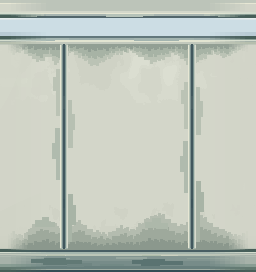
#> input picture docs/art/experiments/room1_wall_age_r4/source/aseprite_visible_readback.png, 256 x 272 px, given in place of wall_sample.png, which was not available
$ python build_age.py
#> lines starting #> are read from the running program, lines starting #| are printed output that depends on the picture; after the words box and inside, x2 and y2 are one past the last pixel; in counts of white or black regions, pixels touching at a corner belong together; pictures that were not available may be replaced by others from this repository, and a replacement may not be noted
"""Authored edge-connected pixel aging, calibrated between r3 and the reference."""
from pathlib import Path
from PIL import Image,ImageDraw
import numpy as np,json,hashlib
ROOT=Path(__file__).resolve().parents[1];PROJECT=ROOT.parents[3]
for folder in ['source/layers','editable','evidence','survey']:(ROOT/folder).mkdir(parents=True,exist_ok=True)
OUT=PROJECT/'assets/art/room1_wall_age_r4';OUT.mkdir(parents=True,exist_ok=True)
base=Image.open(PROJECT/'assets/art/room1_wall_joints_r3/wall_sample.png').convert('RGBA')
assert base.size==(256,272)

def canvas():return Image.new('RGBA',base.size,(0,0,0,0))
def stepped_band(draw,anchor,profile,color,up=False,scale=1.0):
    points=[(0,anchor),(255,anchor)]
    contour=[]
    # Broad authored masses carry a finer 1-2px boundary rhythm, rather than
    # turning every control point into a huge rectangular staircase.
    rhythm=[0,-1,1,0,2,-1,0,1,-2,0,1,-1,0,2,0,-1,1,0,-2,1,0]
    section=0
    for i,x in enumerate(list(range(0,255,2))+[255]):
        while section+1<len(profile)-1 and profile[section+1][0]<x:section+=1
        x0,h0=profile[section];x1,h1=profile[min(section+1,len(profile)-1)]
        t=(x-x0)/max(1,x1-x0)
        depth=(h0*(1-t)+h1*t)*scale
        y=anchor+(-1 if up else 1)*max(1,round(depth+rhythm[(i+round(scale*7))%len(rhythm)]))
        if contour:contour.append((x,contour[-1][1]))
        contour.append((x,y))
    draw.polygon(points+list(reversed(contour)),fill=color)

# Distinct, hand-set connected contours. No random dots or copied reference pixels.
top_profile=[(0,5),(12,8),(21,6),(30,12),(39,17),(48,11),(55,19),(69,7),
 (80,12),(91,21),(103,16),(114,9),(129,6),(141,12),(150,18),(161,14),
 (173,8),(181,13),(188,22),(199,15),(212,8),(224,12),(239,5),(255,4)]
foot_profile=[(0,12),(10,16),(22,13),(31,23),(43,30),(54,24),(65,19),(77,28),
 (91,18),(106,15),(119,22),(133,19),(146,31),(158,35),(168,29),(179,22),
 (188,27),(199,34),(209,25),(223,18),(236,13),(248,16),(255,11)]
top=canvas();d=ImageDraw.Draw(top)
#> after `top = canvas()`: top: PIL image 256x272 RGBA; every value is 0
stepped_band(d,44,top_profile,'#BBC3B5')
stepped_band(d,44,top_profile,'#A7B3A5',scale=.65)
stepped_band(d,44,top_profile,'#929F94',scale=.25)
foot=canvas();d=ImageDraw.Draw(foot)
stepped_band(d,249,foot_profile,'#B4BCAF',up=True)
stepped_band(d,249,foot_profile,'#9EA99C',up=True,scale=.65)
stepped_band(d,249,foot_profile,'#8B988D',up=True,scale=.27)
# Softer, connected relief at the shoulders of accumulation; never isolated stains.
d.polygon([(35,226),(35,220),(42,220),(42,217),(48,217),(48,222),(54,222),(54,226)],fill='#ADB8AA')
d.polygon([(145,227),(145,222),(152,222),(152,218),(160,218),(160,223),(167,223),(167,229)],fill='#ADB8AA')

film=canvas();d=ImageDraw.Draw(film)
for x,shift in [(64,0),(192,13)]:
    # Dust/old seal-film spreads beside the seam; the approved seam itself stays exact.
    d.polygon([(x-5,69+shift),(x-8,69+shift),(x-8,77+shift),(x-11,77+shift),
      (x-11,90+shift),(x-8,90+shift),(x-8,115+shift),(x-5,115+shift)],fill='#BBC3B5')
    d.polygon([(x-5,128+shift),(x-9,128+shift),(x-9,143+shift),(x-12,143+shift),
      (x-12,158+shift),(x-8,158+shift),(x-8,179+shift),(x-5,179+shift)],fill='#B0BBAE')
    d.polygon([(x+4,100-shift),(x+7,100-shift),(x+7,114-shift),(x+10,114-shift),
      (x+10,129-shift),(x+8,129-shift),(x+8,147-shift),(x+4,147-shift)],fill='#B7C0B2')
    d.polygon([(x+4,194-shift),(x+8,194-shift),(x+8,205-shift),(x+11,205-shift),
      (x+11,224-shift),(x+7,224-shift),(x+7,241),(x+4,241)],fill='#A8B4A6')
metal=canvas();d=ImageDraw.Draw(metal)
d.polygon([(31,259),(44,259),(44,258),(65,258),(65,260),(81,260),(81,263),
 (66,263),(66,264),(43,264),(43,262),(31,262)],fill='#617975')
d.polygon([(132,260),(143,260),(143,259),(164,259),(164,261),(182,261),
 (182,264),(159,264),(159,265),(141,265),(141,263),(132,263)],fill='#5A7371')
d.line((47,255,64,255),fill='#B6C1AF');d.line((142,255,160,255),fill='#AFBDAA')

layers=[('upper_recess_deposit',top),('lower_wall_accumulation',foot),
        ('joint_edge_old_film',film),('metal_old_contact',metal)]
protected=np.zeros((272,256),bool);protected[18:36,:]=True
for x in [64,192]:protected[44:249,x-4:x+4]=True
result=base
for name,layer in layers:
    a=np.asarray(layer).copy()
    # Return to the inherited prototype at its ends, without rectangular patch cuts.
    for x in range(256):
        t=min(1,max(0,(min(x,255-x)-6)/22))
        a[:,x,3]=(a[:,x,3].astype(float)*(round(t*8)/8)).astype('uint8')
    a[protected,3]=0
    layer=Image.fromarray(a);layer.save(ROOT/'source/layers'/f'{name}.png')
    result=Image.alpha_composite(result,layer)
#> this loop made 4 passes
#> name on passes 1 to 4: 'upper_recess_deposit', 'lower_wall_accumulation', 'joint_edge_old_film', 'metal_old_contact'
#> pass 1, `a=np.asarray(layer).copy()`:
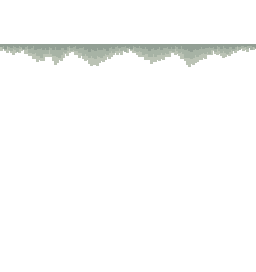
#> a: shape (272, 256, 4); mean R, G, B, A 8, 8.5, 7.9, 12.2; transparent parts drawn white
#> pass 2, `a=np.asarray(layer).copy()`:
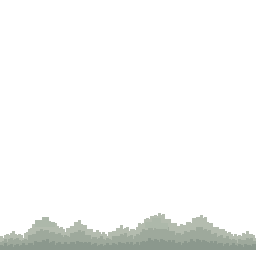
#> a: shape (272, 256, 4); mean R, G, B, A 13.9, 14.9, 13.8, 22.3; transparent parts drawn white
#> after the loop:
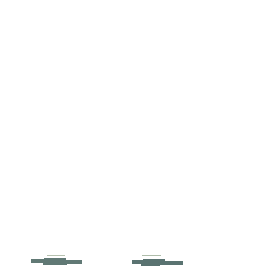
#> a: shape (272, 256, 4); mean R, G, B, A 0.8, 1, 1, 2.1; transparent parts drawn white
result.convert('RGB').save(OUT/'wall_sample.png')
for label,image in [('r3',base),('r4',result)]:
    image.convert('RGB').resize((768,816),Image.Resampling.NEAREST).save(ROOT/'evidence'/f'wall_{label}_native_3x.png')
#> this loop made 2 passes
#> pass 1, `image.convert('RGB').resize((768,816),Image.Resampling.NEAREST).save(R..`:
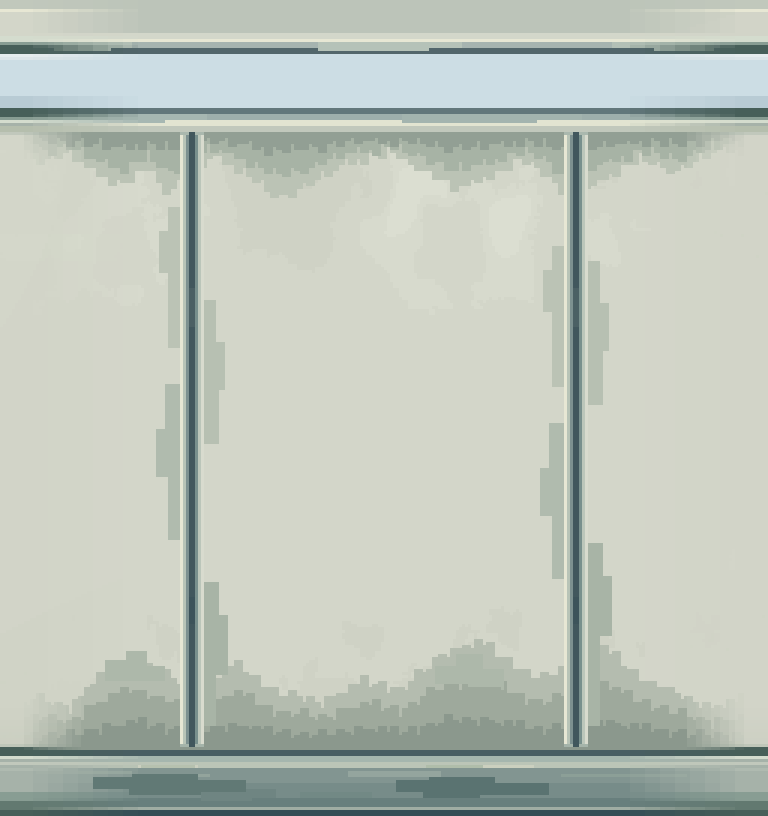
#> saved as wall_r3_native_3x.png: PIL image 768x816 RGB; mean R, G, B 190.2, 197.6, 187.5
changed=(np.asarray(base)!=np.asarray(result)).any(2)
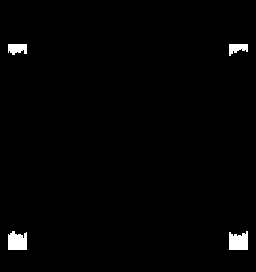
#> changed: shape (272, 256) bool; 1.4% white; 4 white regions, box (x1, y1, x2, y2) and area: (8, 231, 27, 250) 311, (229, 231, 248, 250) 308, (8, 44, 27, 55) 170, (229, 44, 248, 56) 152
(ROOT/'source/design_record.json').write_text(json.dumps({
 'authority':'User accepted r3 joints and explicitly requested a visible middle aging strength, not the former extreme restraint.',
 'reference_observation':'Chrome Viewer Final Render and Base Color revisited: connected gray clusters anchored to trim/joints, stepped contours, quieter central planes. No exact pixel/UV/shader inference.',
 'adaptation':'Smaller/shallower edge coverage than the outdoor reference, clearer gray values than r3. Dry retention and seal/metal old-contact interpretation; no copied water damage.',
 'authorship':'Project-authored deterministic pixel contours, no random distribution or third-party image inputs.',
 'layers':[name for name,_ in layers],'size':[256,272],
 'upper_profile_depth_px_max':22,'lower_profile_depth_px_max':35,'contour_micro_steps_px':2,'density_trial_texels_m':80,
 'changed_pixels':int(changed.sum()),'changed_fraction':float(changed.mean()),
 'joints_and_diffuser_exact':bool(np.array_equal(np.asarray(base)[protected],np.asarray(result)[protected])),
 'floor_geometry_uv_lighting_camera':'Unchanged from r3.',
 'new_generation_usage':0,
 'baseline_sha256':hashlib.sha256((PROJECT/'assets/art/room1_wall_joints_r3/wall_sample.png').read_bytes()).hexdigest()
},indent=2),encoding='utf-8')
print('Middle-strength connected wall aging saved; approved seams and diffuser preserved.')
